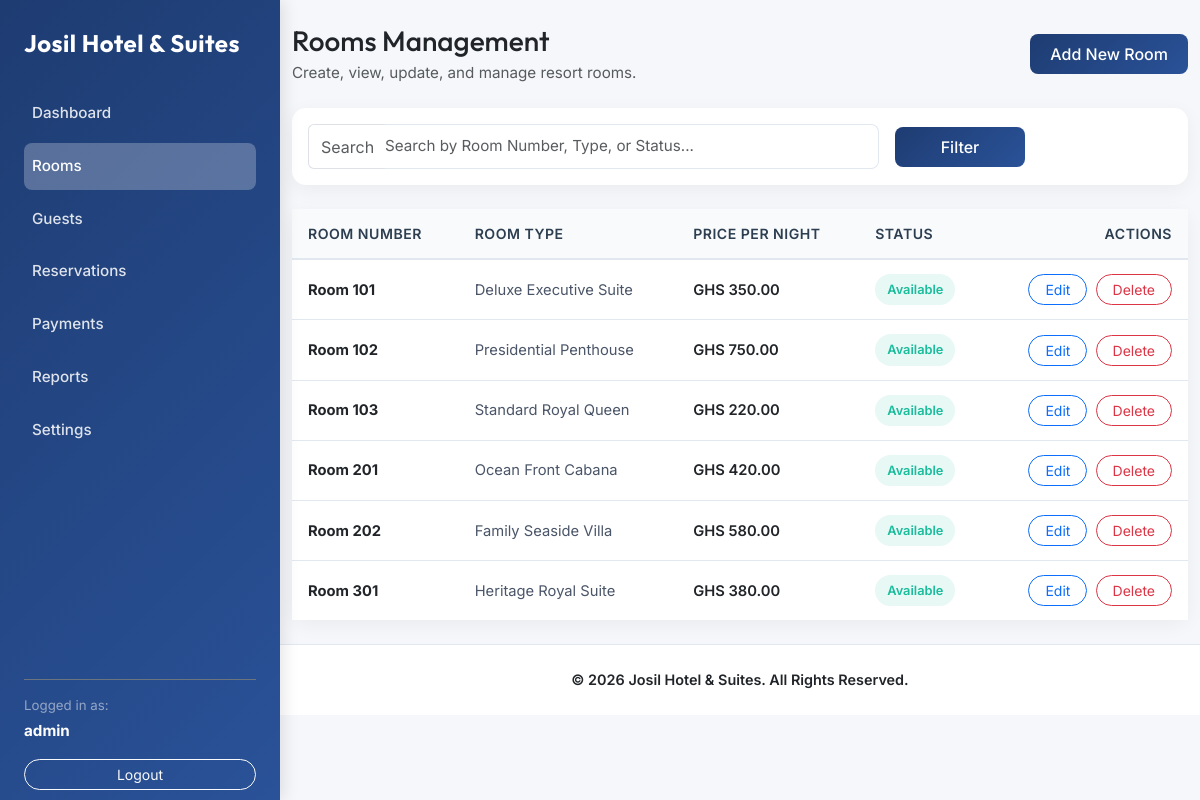
The page /pages/rooms.php (signed in) on the database its author committed.
### tables this page shows
CREATE TABLE IF NOT EXISTS `rooms` (
  `id` INT AUTO_INCREMENT PRIMARY KEY,
  `hotel_id` INT NULL,
  `room_number` VARCHAR(20) NOT NULL,
  `type` VARCHAR(50) NOT NULL,
  `price_per_night` DECIMAL(10,2) NOT NULL,
  `capacity` INT NOT NULL DEFAULT 2,
  `amenities` TEXT NULL,
  `description` TEXT NULL,
  `image` VARCHAR(255) DEFAULT 'default_room.jpg',
  `status` ENUM('available', 'occupied', 'maintenance') NOT NULL DEFAULT 'available',
  `created_at` TIMESTAMP DEFAULT CURRENT_TIMESTAMP,
  `updated_at` TIMESTAMP DEFAULT CURRENT_TIMESTAMP ON UPDATE CURRENT_TIMESTAMP,
  INDEX `idx_rooms_hotel` (`hotel_id`),
  INDEX `idx_rooms_type` (`type`),
  INDEX `idx_rooms_status` (`status`),
  CONSTRAINT `fk_rooms_hotel` FOREIGN KEY (`hotel_id`) REFERENCES `hotels` (`id`) ON DELETE SET NULL ON UPDATE CASCADE
);

### config/db.php (called while the page is built, shortened)
<?php
$ports_to_try = [DB_PORT];
if (DB_PORT !== '3307') {
    $ports_to_try[] = '3307';
}
$ports_to_try = array_values(array_unique($ports_to_try));
$pdo = null;
foreach ($ports_to_try as $port) {
    try {
        $pdo = new PDO("mysql:host=" . DB_HOST . ";port=" . $port . ";dbname=" . DB_NAME . ";charset=utf8mb4", DB_USER, DB_PASS, [
            PDO::ATTR_ERRMODE => PDO::ERRMODE_EXCEPTION,
            PDO::ATTR_DEFAULT_FETCH_MODE => PDO::FETCH_ASSOC,
            PDO::ATTR_EMULATE_PREPARES => false,
        ]);
        break;
    } catch (PDOException $e) {
        $db_connection_error = $e;
    }
}
if ($pdo) {
    try {
        $pdo->query("SELECT 1 FROM `settings` LIMIT 1");
    } catch (PDOException $se) {
        $pdo->exec("
            CREATE TABLE IF NOT EXISTS `settings` (
                `id` INT AUTO_INCREMENT PRIMARY KEY,
                `setting_key` VARCHAR(50) NOT NULL UNIQUE,
                `setting_value` TEXT NOT NULL
            ) ENGINE=InnoDB DEFAULT CHARSET=utf8mb4;
        ");
        $default_settings = [
            'hotel_name' => 'Josil Hotel',
            'contact_email' => 'info@josilhotel.com',
            'contact_phone' => '+233 123 456 789',
            'address' => 'Accra, Ghana',
            'currency' => 'GHS'
        ];
        $seed_stmt = $pdo->prepare("INSERT INTO `settings` (`setting_key`, `setting_value`) VALUES (?, ?)");
        foreach ($default_settings as $k => $v) {
            $seed_stmt->execute([$k, $v]);
        }
    }
    try {
        $pdo->query("SELECT 1 FROM `sms_logs` LIMIT 1");
    } catch (PDOException $se) {
        $pdo->exec("
            CREATE TABLE IF NOT EXISTS `sms_logs` (
                `id` INT AUTO_INCREMENT PRIMARY KEY,
                `booking_id` INT NULL,
                `phone_number` VARCHAR(30) NOT NULL,
                `message` TEXT NOT NULL,
                `status` ENUM('sent', 'failed', 'pending') NOT NULL DEFAULT 'pending',
                `response` TEXT NULL,
                `error_message` VARCHAR(255) NULL,
                `created_at` TIMESTAMP DEFAULT CURRENT_TIMESTAMP,
                INDEX `idx_sms_logs_booking_id` (`booking_id`),
                INDEX `idx_sms_logs_status` (`status`)
            ) ENGINE=InnoDB DEFAULT CHARSET=utf8mb4 COLLATE=utf8mb4_unicode_ci;
        ");
    }
}
function get_setting($key, $default = '') {
    global $pdo;
    static $settings = null;
    if ($settings === null && isset($pdo)) {
        try {
            $stmt = $pdo->query("SELECT `setting_key`, `setting_value` FROM `settings`");
            $settings = [];
            while ($row = $stmt->fetch()) {
                $settings[$row['setting_key']] = $row['setting_value'];
            }
        } catch (PDOException $e) {
            $settings = [];
        }
    }
    return isset($settings[$key]) ? $settings[$key] : $default;
}
?>

### pages/rooms.php (the view, shortened to what this page needs)
<?php
require_once __DIR__ . '/../config/db.php';
$search = isset($_GET['search']) ? trim($_GET['search']) : '';
$rooms = [];
try {
    if (!empty($search)) {
        $stmt = $pdo->prepare("SELECT * FROM `rooms` WHERE `room_number` LIKE ? OR `type` LIKE ? OR `status` LIKE ? ORDER BY `room_number` ASC");
        $stmt->execute(["%$search%", "%$search%", "%$search%"]);
    } else {
        $stmt = $pdo->query("SELECT * FROM `rooms` ORDER BY `room_number` ASC");
    }
    $rooms = $stmt->fetchAll();
} catch (PDOException $e) {
    $error = "Failed to load rooms: " . $e->getMessage();
}
require_once __DIR__ . '/../includes/header.php';
require_once __DIR__ . '/../includes/navbar.php';
?>
<div class="container py-4">
    <div class="d-flex align-items-center justify-content-between mb-4 flex-wrap">
        <div>
            <h1 class="h3 text-dark mb-1">Rooms Management</h1>
            <p class="text-muted mb-0">Create, view, update, and manage resort rooms.</p>
        </div>
        <div class="mt-2 mt-sm-0">
            <button type="button" class="btn btn-primary-custom" data-bs-toggle="modal" data-bs-target="#addRoomModal">
                Add New Room
            </button>
        </div>
    </div>
    <div class="card card-premium mb-4">
        <div class="card-body">
            <form method="GET" action="rooms.php" class="row g-3 align-items-center">
                <div class="col-12 col-md-8">
                    <div class="input-group">
                        <span class="input-group-text bg-white border-end-0 text-muted">Search</span>
                        <input type="text" name="search" class="form-control form-control-custom border-start-0 ps-0"
                               placeholder="Search by Room Number, Type, or Status..." value="<?php echo htmlspecialchars($search); ?>">
                    </div>
                </div>
                <div class="col-6 col-md-2 d-grid">
                    <button type="submit" class="btn btn-primary-custom">Filter</button>
                </div>
            </form>
        </div>
    </div>
    <div class="card card-premium">
        <div class="card-body p-0">
            <?php if (count($rooms) > 0): ?>
                <div class="table-responsive">
                    <table class="table table-custom align-middle">
                        <thead>
                            <tr>
                                <th>Room Number</th>
                                <th>Room Type</th>
                                <th>Price per Night</th>
                                <th>Status</th>
                                <th class="text-end">Actions</th>
                            </tr>
                        </thead>
                        <tbody>
                            <?php foreach ($rooms as $room):
                                $statusClass = 'badge-room-' . $room['status'];
                                $statusLabel = ucfirst($room['status']);
                            ?>
                                <tr>
                                    <td class="fw-bold text-dark">Room <?php echo htmlspecialchars($room['room_number']); ?></td>
                                    <td><?php echo htmlspecialchars($room['type']); ?></td>
                                    <td class="fw-semibold text-dark"><?php echo htmlspecialchars(get_setting('currency', 'GHS')); ?> <?php echo number_format($room['price_per_night'], 2); ?></td>
                                    <td>
                                        <span class="badge-custom <?php echo $statusClass; ?>">
                                            <?php echo $statusLabel; ?>
                                        </span>
                                    </td>
                                    <td class="text-end">
                                        <a href="rooms.php?edit_id=<?php echo $room['id']; ?>&search=<?php echo urlencode($search); ?>"
                                           class="btn btn-sm btn-outline-primary me-1 rounded-pill px-3">
                                            Edit
                                        </a>
                                        <a href="rooms.php?action=delete&id=<?php echo $room['id']; ?>"
                                           onclick="return confirmDelete('Room')"
                                           class="btn btn-sm btn-outline-danger rounded-pill px-3">
                                            Delete
                                        </a>
                                    </td>
                                </tr>
                            <?php endforeach; ?>
                        </tbody>
                    </table>
                </div>
            <?php endif; ?>
        </div>
    </div>
</div>
<?php require_once __DIR__ . '/../includes/footer.php'; ?>

### assets/css/style.css (style rules this page uses)
:root { --primary-blue: #1e3c72; --secondary-blue: #2a5298; --accent-cyan: #00c6ff; --bg-light: #f5f7fa; --card-bg: #ffffff; --text-dark: #2c3e50; --text-muted: #7f8c8d; --border-color: #e2e8f0; --badge-available-bg: #e8f8f5; --badge-available-text: #1abc9c; --badge-occupied-bg: #fde8e8; --badge-occupied-text: #e74c3c; --badge-maintenance-bg: #fef5e7; --badge-maintenance-text: #f39c12; }
body { font-family: 'Inter', sans-serif; background-color: var(--bg-light); color: var(--text-dark); font-size: 0.95rem; overflow-x: hidden; }
h1, h2, h3, h4, h5, h6, .font-heading { font-family: 'Outfit', sans-serif; font-weight: 600; }
.card-premium { background-color: var(--card-bg); border: none; border-radius: 14px; box-shadow: 0 5px 20px rgba(0, 0, 0, 0.05); transition: transform 0.3s ease, box-shadow 0.3s ease; }
.table-custom { margin-bottom: 0; }
.table-custom th { background-color: #f8fafc; font-weight: 600; color: var(--text-dark); border-bottom: 2px solid var(--border-color); padding: 14px 16px; font-size: 0.88rem; text-transform: uppercase; letter-spacing: 0.5px; }
.table-custom td { padding: 14px 16px; vertical-align: middle; border-bottom: 1px solid var(--border-color); color: #4a5568; font-size: 0.92rem; }
.table-custom tr:last-child td { border-bottom: none; }
.table-custom tbody tr { transition: background-color 0.2s ease; }
.badge-custom { padding: 6px 12px; border-radius: 50rem; font-size: 0.8rem; font-weight: 600; display: inline-block; }
.badge-room-available { background-color: var(--badge-available-bg); color: var(--badge-available-text); }
.btn-primary-custom { background: linear-gradient(135deg, var(--primary-blue) 0%, var(--secondary-blue) 100%); border: none; color: white; font-weight: 500; padding: 8px 20px; border-radius: 8px; transition: all 0.3s ease; }
.form-control-custom { border: 1px solid var(--border-color); border-radius: 8px; padding: 10px 14px; font-size: 0.95rem; transition: border-color 0.2s ease, box-shadow 0.2s ease; }

### rows shown on the page
rooms: room_number "101", type "Deluxe Executive Suite", price_per_night "350.00", status "Available"
rooms: room_number "102", type "Presidential Penthouse", price_per_night "750.00", status "Available"
rooms: room_number "103", type "Standard Royal Queen", price_per_night "220.00", status "Available"
rooms: room_number "201", type "Ocean Front Cabana", price_per_night "420.00", status "Available"
rooms: room_number "202", type "Family Seaside Villa", price_per_night "580.00", status "Available"
rooms: room_number "301", type "Heritage Royal Suite", price_per_night "380.00", status "Available"

### other values the page prints
get_setting('hotel_name', 'Josil') "Josil Hotel & Suites"
$_SESSION['username'] "admin"
